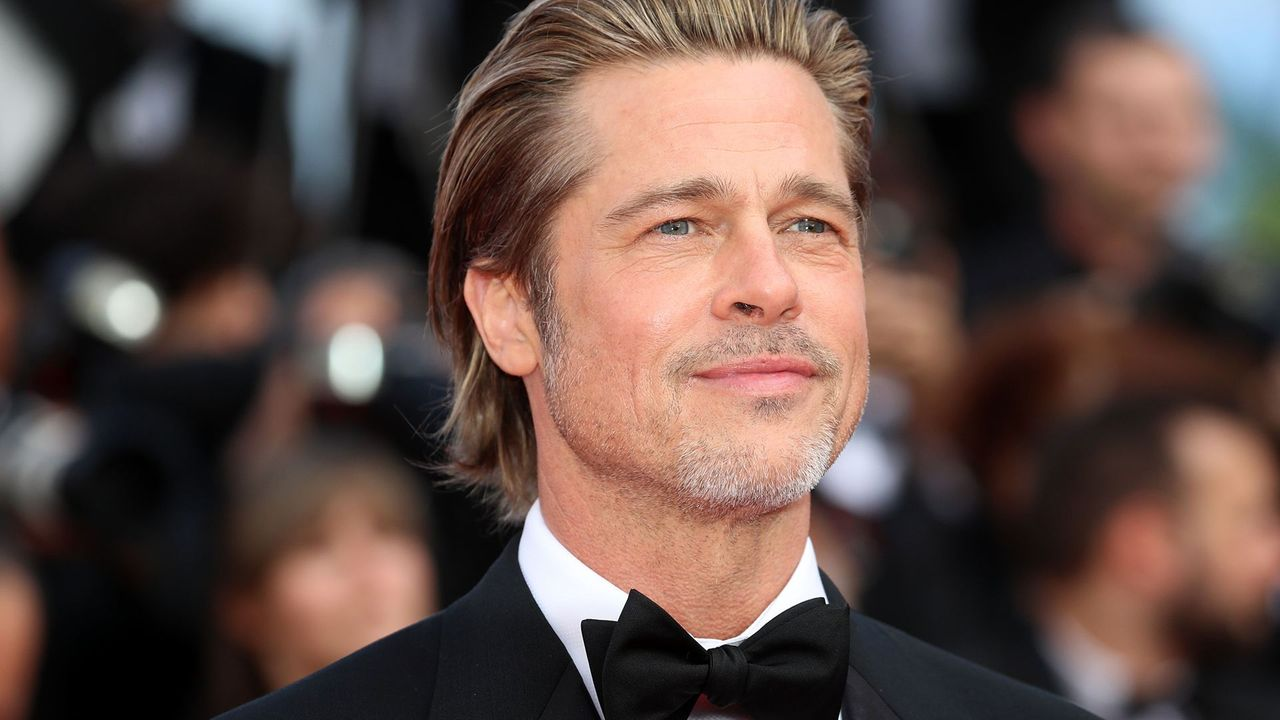
#> input picture opencv_face_detection/photos/man.jpg, 1280 x 720 px, found by its file name
$ python face_detect.py
#> lines starting #> are read from the running program, lines starting #| are printed output that depends on the picture; after the words box and inside, x2 and y2 are one past the last pixel; in counts of white or black regions, pixels touching at a corner belong together
import cv2 as cv
import matplotlib.pyplot as plt
import numpy as np

img = cv.imread('opencv_face_detection/photos/man.jpg')
#> img is the input picture: shape (720, 1280, 3); mean B, G, R 71, 77.1, 96.5
# cv.imshow('Man',img)

#converting to grayscale, coz we don't need colors
gray = cv.cvtColor(img,cv.COLOR_BGR2GRAY)
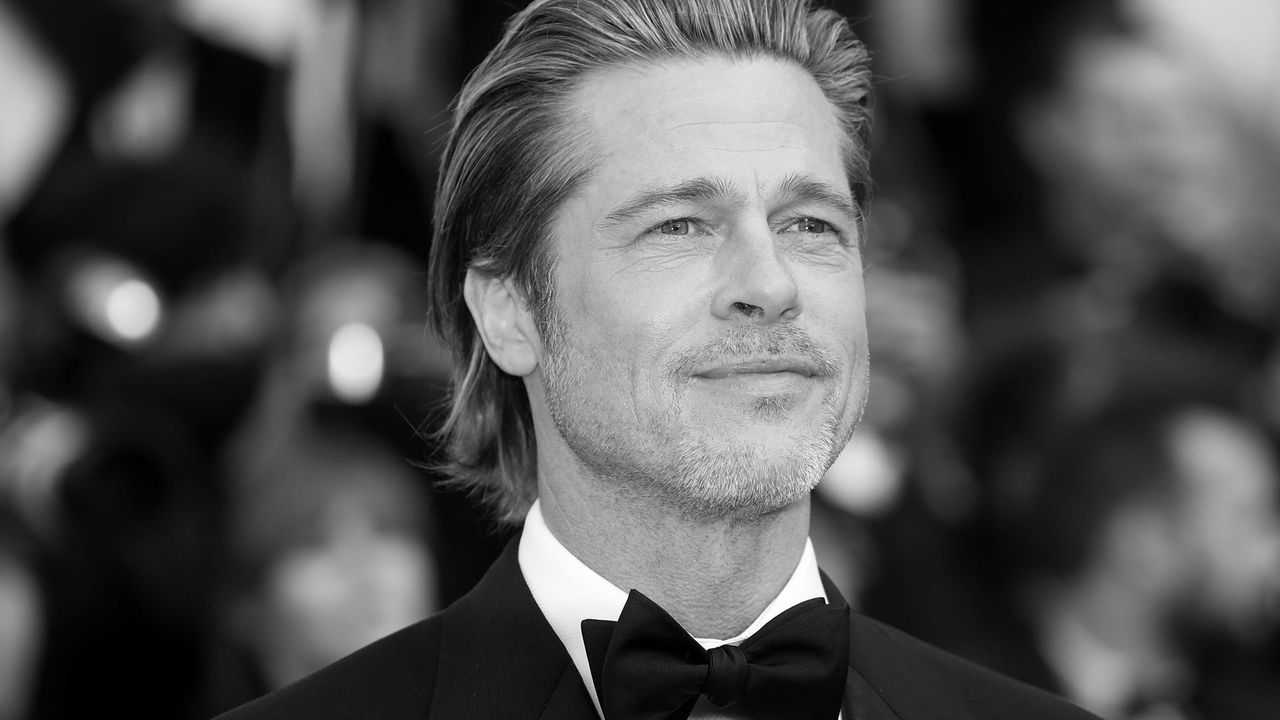
#> gray: shape (720, 1280); min 0, max 255, mean 82.2
# cv.imshow('Gray',gray)

#using haar_cascade
haar_cascade = cv.CascadeClassifier('opencv_face_detection/haar_face.xml')

faces_rect = haar_cascade.detectMultiScale(gray,scaleFactor=1.1,minNeighbors=3)
#> faces_rect = [[563, 77, 372, 372]]

#drawing rectangle over faces
for (x,y,w,h) in faces_rect:
    cv.rectangle(img,(x,y),(x+w,y+h),(0,255,0),thickness=2)
#> this loop made 1 pass
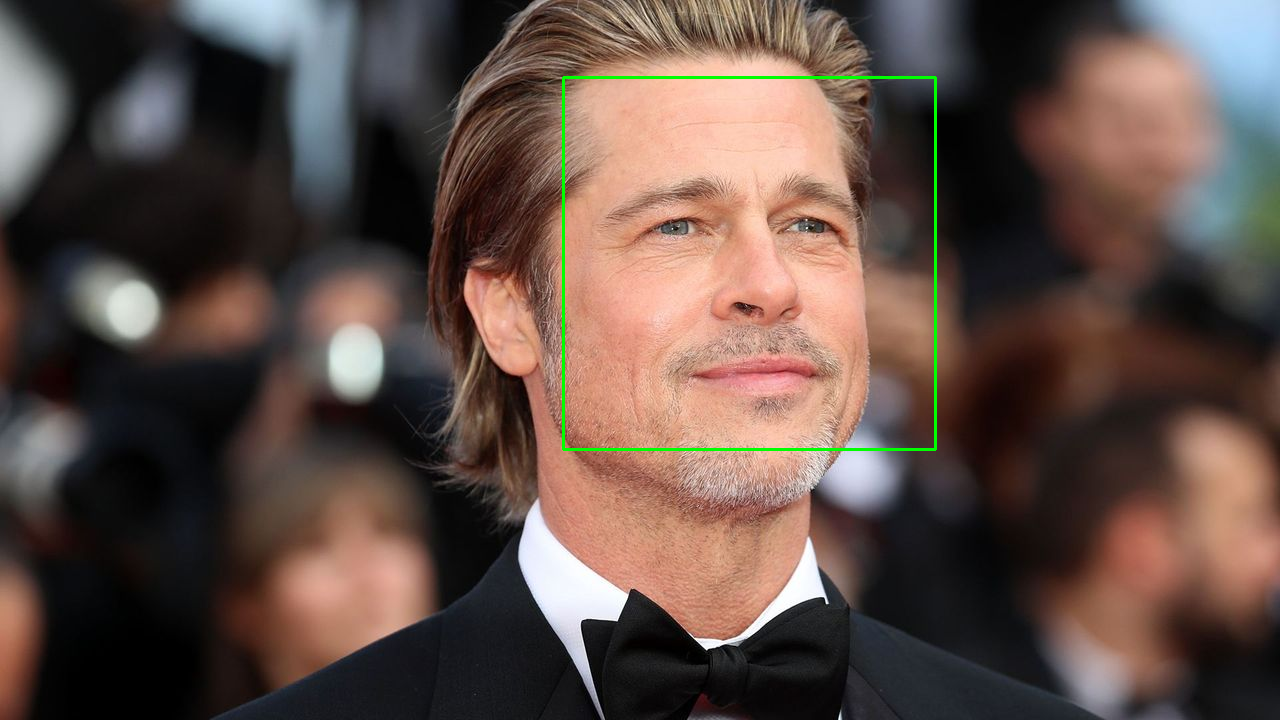
#> img: shape (720, 1280, 3); 0.48% of pixels changed, all inside (x1, y1, x2, y2) = (562, 76, 937, 451)

cv.imshow('Result',img)
#pring the number of faces found
print(f'Number of faces: {len(faces_rect)}')
#| Number of faces: 1

cv.waitKey(0)

$ run again, with opencv_face_detection/photos/park.jpg copied over opencv_face_detection/photos/man.jpg
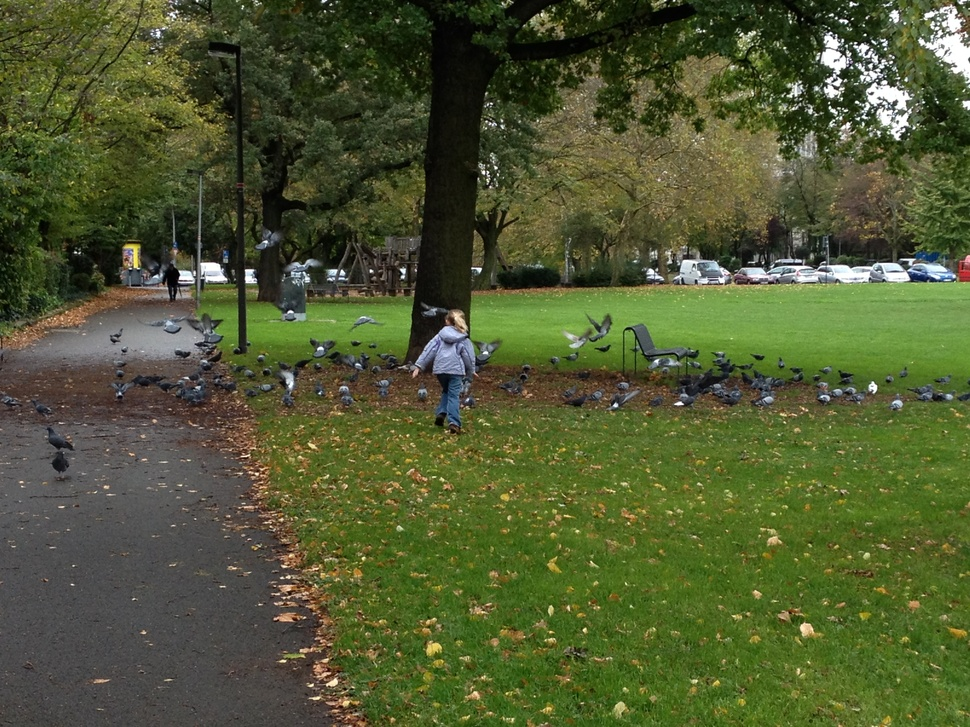
#> input picture opencv_face_detection/photos/park.jpg, 970 x 727 px, shrunk from 3264 x 2448 before the run, found by its file name
#> img is the input picture: shape (727, 970, 3); mean B, G, R 50, 88.6, 79.7
#> `gray = cv.cvtColor(img,cv.COLOR_BGR2GRAY)`:
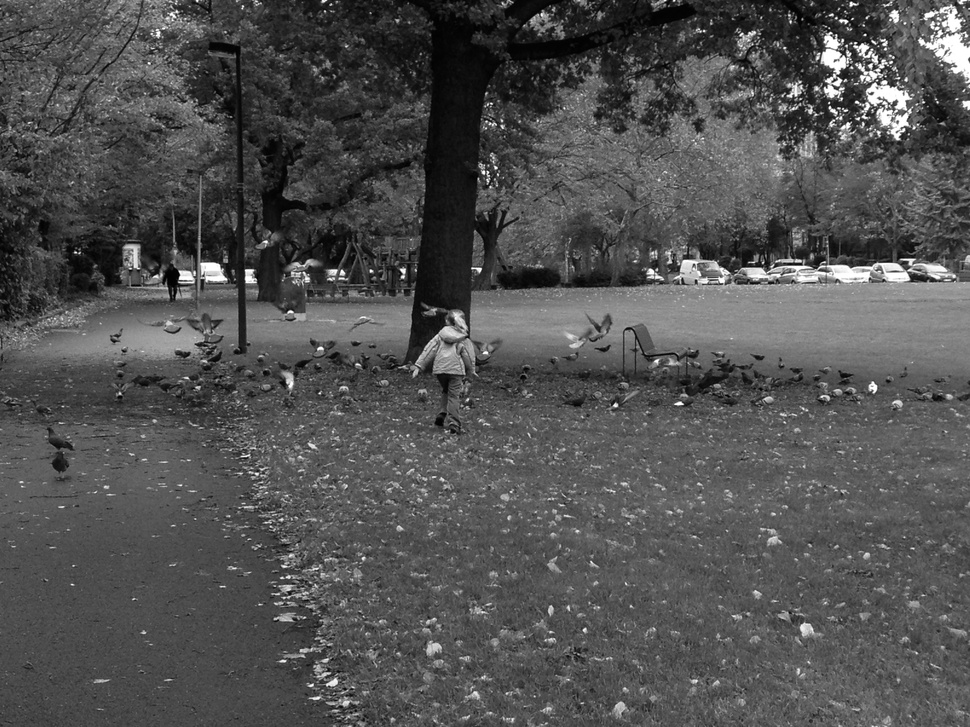
#> gray: shape (727, 970); min 0, max 255, mean 81.5
#> faces_rect = ()
#| Number of faces: 0

$ run again, with opencv_face_detection/photos/dog.jpeg copied over opencv_face_detection/photos/man.jpg
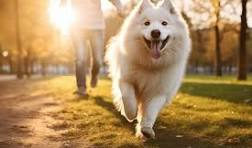
#> input picture opencv_face_detection/photos/dog.jpeg, 252 x 148 px, found by its file name
#> img is the input picture: shape (148, 252, 3); mean B, G, R 93.4, 138.5, 172.9
#> `gray = cv.cvtColor(img,cv.COLOR_BGR2GRAY)`:
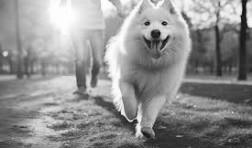
#> gray: shape (148, 252); min 5, max 255, mean 143.6
#> faces_rect = ()
#| Number of faces: 0
